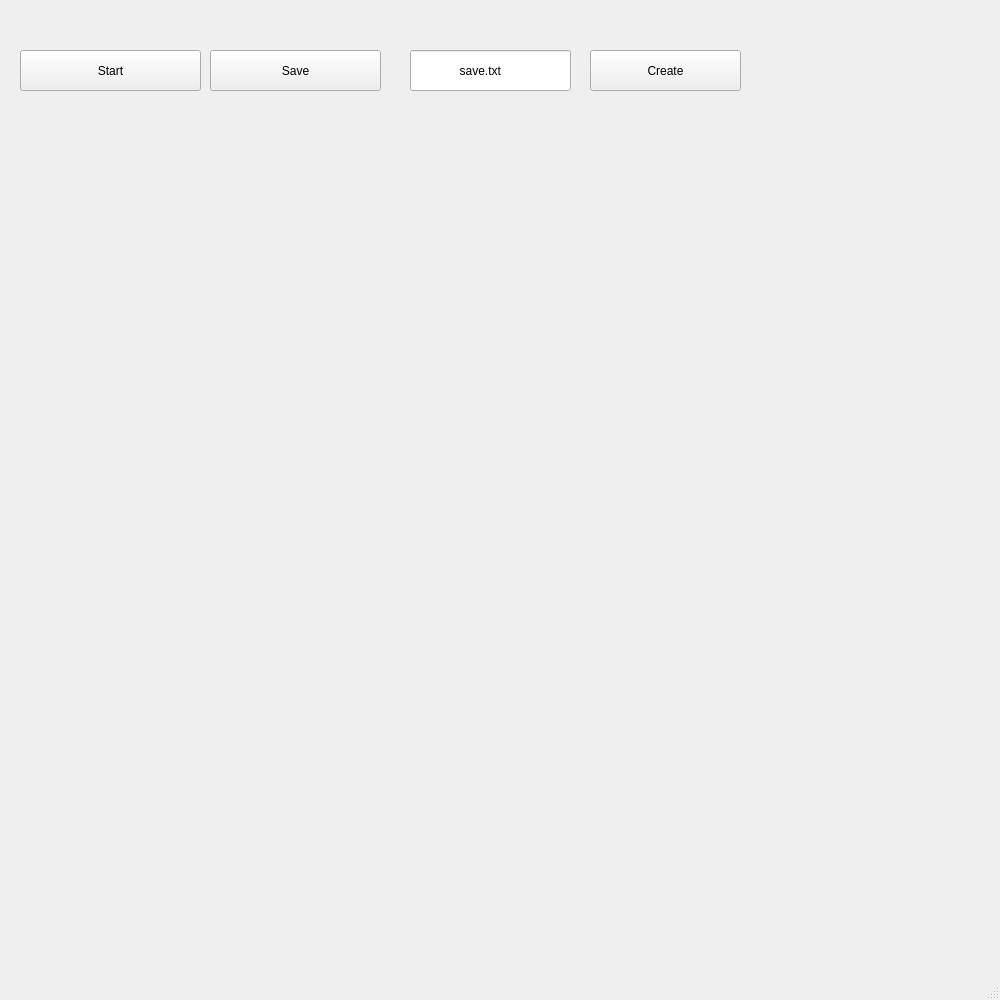
<?xml version="1.0" encoding="UTF-8"?>
<ui version="4.0">
 <class>MainWindow</class>
 <widget class="QMainWindow" name="MainWindow">
  <property name="windowModality">
   <enum>Qt::NonModal</enum>
  </property>
  <property name="geometry">
   <rect>
    <x>0</x>
    <y>0</y>
    <width>1000</width>
    <height>1000</height>
   </rect>
  </property>
  <property name="windowTitle">
   <string>MainWindow</string>
  </property>
  <widget class="QWidget" name="centralwidget">
   <widget class="QPushButton" name="pushButtonStart">
    <property name="geometry">
     <rect>
      <x>20</x>
      <y>50</y>
      <width>181</width>
      <height>41</height>
     </rect>
    </property>
    <property name="text">
     <string>Start</string>
    </property>
   </widget>
   <widget class="QLineEdit" name="fileaNameEdit">
    <property name="geometry">
     <rect>
      <x>410</x>
      <y>50</y>
      <width>161</width>
      <height>41</height>
     </rect>
    </property>
    <property name="text">
     <string>              save.txt</string>
    </property>
    <property name="frame">
     <bool>true</bool>
    </property>
    <property name="cursorPosition">
     <number>22</number>
    </property>
   </widget>
   <widget class="QPushButton" name="saveGalaxy">
    <property name="geometry">
     <rect>
      <x>210</x>
      <y>50</y>
      <width>171</width>
      <height>41</height>
     </rect>
    </property>
    <property name="text">
     <string>Save</string>
    </property>
   </widget>
   <widget class="QPushButton" name="createGalaxy">
    <property name="geometry">
     <rect>
      <x>590</x>
      <y>50</y>
      <width>151</width>
      <height>41</height>
     </rect>
    </property>
    <property name="text">
     <string>Create</string>
    </property>
   </widget>
  </widget>
  <widget class="QMenuBar" name="menubar">
   <property name="geometry">
    <rect>
     <x>0</x>
     <y>0</y>
     <width>1000</width>
     <height>24</height>
    </rect>
   </property>
  </widget>
  <widget class="QStatusBar" name="statusbar"/>
  <action name="actionNEW">
   <property name="text">
    <string>NEW</string>
   </property>
   <property name="toolTip">
    <string>&lt;html&gt;&lt;head/&gt;&lt;body&gt;&lt;p&gt;new text&lt;/p&gt;&lt;/body&gt;&lt;/html&gt;</string>
   </property>
  </action>
 </widget>
 <resources/>
 <connections/>
</ui>
